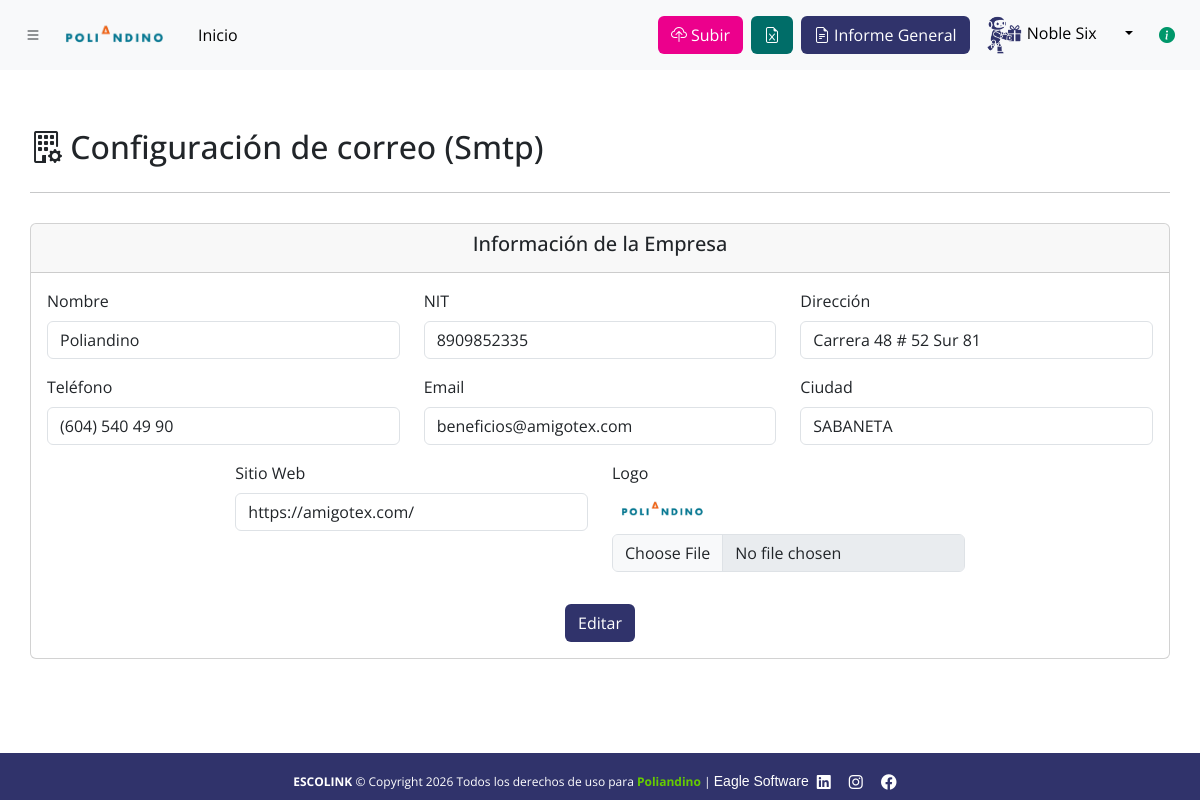
Page /companyConfig.php (signed in) on the committed database.
### tables this page shows
CREATE TABLE `company` (
  `id` int(11) NOT NULL,
  `nombre` varchar(100) NOT NULL,
  `nit` varchar(15) NOT NULL,
  `direccion` varchar(255) NOT NULL,
  `telefono` varchar(15) NOT NULL,
  `logo` varchar(255) NOT NULL,
  `email` varchar(266) NOT NULL,
  `ciudad` varchar(255) NOT NULL,
  `web` varchar(255) NOT NULL
);

### components/sliderBar.php (called while the page is built, shortened)
<?php include("controller/footer.php"); ?>

### components/filters/takeUser.php (called while the page is built, shortened)
<?php
function obtenerInformacionUsuario()
{
    if (isset($_SESSION['loggedin'], $_SESSION['nombre'], $_SESSION['rol'], $_SESSION['username'], $_SESSION['foto'], $_SESSION['extra_rol']) && $_SESSION['loggedin'] === true) {
        $mensajeRol = rolUsuario($_SESSION['rol']);
        $mensajeExtraRol = extraRolUsuario($_SESSION['extra_rol']);
        return [
            'nombre' => htmlspecialchars($_SESSION['nombre']),
            'rol' => $mensajeRol,
            'extra_rol' => $mensajeExtraRol,
            'usuario' => htmlspecialchars($_SESSION['username']),
            'foto' => htmlspecialchars($_SESSION['foto'])
        ];
    }
}
function rolUsuario($rol)
{
    switch ($rol) {
        case 1:
            return "Administrador";
    }
}
function extraRolUsuario($extra_rol)
{
    switch ($extra_rol) {
        default:
            return "Extra rol no definido";
    }
}
?>

### components/company/viewCompanyInfo.php (the view, shortened to what this page needs)
<?php
$query = "SELECT * FROM company LIMIT 1";
$result = $conn->query($query);
$company = $result->fetch_assoc();
?>
<div class="card mt-4">
    <div class="card-header text-center">
        <h5>Información de la Empresa</h5>
    </div>
    <div class="card-body">
        <form id="companyForm" enctype="multipart/form-data">
            <div class="row justify-content-center">
                <div class="col-4 mb-3">
                    <label for="nombre" class="form-label">Nombre</label>
                    <input type="text" class="form-control" id="nombre" name="nombre" value="<?php echo htmlspecialchars($company['nombre'] ?? 'Sin configurar'); ?>" readonly>
                </div>
                <div class="col-4 mb-3">
                    <label for="nit" class="form-label">NIT</label>
                    <input type="text" class="form-control" id="nit" name="nit" value="<?php echo htmlspecialchars($company['nit'] ?? 'Sin configurar'); ?>" readonly>
                </div>
                <div class="col-4 mb-3">
                    <label for="direccion" class="form-label">Dirección</label>
                    <input type="text" class="form-control" id="direccion" name="direccion" value="<?php echo htmlspecialchars($company['direccion'] ?? 'Sin configurar'); ?>" readonly>
                </div>
                <div class="col-4 mb-3">
                    <label for="telefono" class="form-label">Teléfono</label>
                    <input type="text" class="form-control" id="telefono" name="telefono" value="<?php echo htmlspecialchars($company['telefono'] ?? 'Sin configurar'); ?>" readonly>
                </div>
                <div class="col-4 mb-3">
                    <label for="email" class="form-label">Email</label>
                    <input type="email" class="form-control" id="email" name="email" value="<?php echo htmlspecialchars($company['email'] ?? 'Sin configurar'); ?>" readonly>
                </div>
                <div class="col-4 mb-3">
                    <label for="ciudad" class="form-label">Ciudad</label>
                    <input type="text" class="form-control" id="ciudad" name="ciudad" value="<?php echo htmlspecialchars($company['ciudad'] ?? 'Sin configurar'); ?>" readonly>
                </div>
                <div class="col-4 mb-3">
                    <label for="web" class="form-label">Sitio Web</label>
                    <input type="url" class="form-control" id="web" name="web" value="<?php echo htmlspecialchars($company['web'] ?? 'Sin configurar'); ?>" readonly>
                </div>
                <div class="col-4 mb-3">
                    <label for="logo" class="form-label">Logo</label>
                    <?php if (!empty($company['logo'])): ?>
                        <div class="mb-2">
                            <img src="img/logos/<?php echo htmlspecialchars($company['logo']); ?>" alt="Logo actual" style="max-width: 100px; max-height: 100px;">
                        </div>
                    <?php endif; ?>
                    <input type="file" class="form-control" id="logo" name="logo" accept="image/*" disabled>
                </div>
            </div>
            <div class="text-center mt-3">
                <button type="button" class="btn bg-indigo-dark text-white" id="editBtn">Editar</button>
            </div>
        </form>
    </div>
</div>

### controller/header.php (shortened to what this page needs)
<?php
$rol = $infoUsuario['rol'];
$query = "SELECT logo FROM company LIMIT 1";
$result = $conn->query($query);
$company = $result->fetch_assoc();
$logo = $company['logo'] ?? 'gf_header.png';
?>
<nav class="navbar navbar-expand-lg bg-body-tertiary fixed-top">
    <div class="container-fluid">
        <button class="btn btn-tertiary mr-3" type="button" data-bs-toggle="offcanvas" data-bs-target="#offcanvasWithBothOptions" aria-controls="offcanvasWithBothOptionsLabel">
            <i class="bi bi-list"></i>
        </button>
        <a class="navbar-brand" href="main.php"><img src="img/logos/<?php echo htmlspecialchars($logo); ?>" alt="logo" width="120px"></a>
        <div class="collapse navbar-collapse" id="navbarSupportedContent">
            <ul class="navbar-nav me-auto mb-2 mb-lg-0">
                <li class="nav-item">
                    <a class="nav-link active" aria-current="page" href="main.php">Inicio</a>
                </li>
            </ul>
        </div>
        <?php if ($rol === 'Administrador' || $rol === 'Control maestro'): ?>
            <button id="btnSubirBase" class="btn bg-magenta-dark me-2 text-white" type="button">
                <i class="bi bi-cloud-upload me-1"></i>Subir
            </button>
            <button id="btnDescargarPlantilla" class="btn bg-teal-dark text-white me-2" type="button">
                <i class="bi bi-file-earmark-excel"></i>
            </button>
            <button id="btnInformeGeneral" class="btn bg-indigo-dark text-white" type="button">
                <i class="bi bi-file-earmark-text me-1"></i>Informe General
            </button>
        <?php endif; ?>
        <div class="dropdown">
            <button class="btn btn-light dropdown-toggle" type="button" id="dropdownMenuButton" data-bs-toggle="dropdown" aria-expanded="false">
                <img src="<?php echo htmlspecialchars($infoUsuario['foto']); ?>" alt="Perfil" class="rounded-circle" width="40" height="40">
                <?php echo htmlspecialchars($infoUsuario['nombre']); ?>
                <button type="button" class="btn" data-bs-toggle="popover" data-bs-placement="top" data-bs-content="<?php echo htmlspecialchars($infoUsuario['rol']); ?>" data-bs-trigger="hover">
                    <i class="bi bi-info-circle-fill colorVerde" style="color: #00976a;"></i>
                </button>
            </button>
        </div>
    </div>
</nav>

### controller/footer.php (shortened to what this page needs)
<footer class="text-center text-lg-start text-light fixed-bottom bg-indigo-dark text-white d-flex align-items-center justify-content-center" style="max-height:55px;">
    <div class="text-center pb-2 w-100">
        <?php
         $queryCompany = mysqli_query($conn, "SELECT nombre,nit FROM company");
         while ($empresaLog = mysqli_fetch_array($queryCompany)) {
           $empresa = $empresaLog['nombre'] . '</label>';
         }
        ?>
        <br>
        <b>ESCOLINK</b> &copy; Copyright <?php echo date("Y"); ?> Todos los derechos de uso para <label class="text-lime-dark"><b><?php echo $empresa ?> </b></label>|
        <span class="footer-social-group">
            <a class="eagle-link-footer" href="https://agenciaeaglesoftware.com/" target="_blank">Eagle Software</a>
            <a href="https://www.linkedin.com/company/89372098/admin/feed/posts/" target="_blank" class="linkFooter"><i class="fa-brands fa-linkedin redes"></i></a>
            <a href="https://www.instagram.com/eaglesoftwares/" target="_blank" class="linkFooter"><i class="fa-brands fa-instagram redes"></i></a>
            <a href="https://www.facebook.com/eaglesoftwares/" target="_blank" class="linkFooter"><i class="fa-brands fa-facebook redes"></i></a>
        </span>
    </div>
</footer>

### css/estilo.css (style rules this page uses)
:root { --colorPrimario:#ec008c; --colorVerde:#00976a --blanco:#fff; --bs-primary-light: #cce5ff; --bs-primary-dark: #004085; --bs-secondary-light: #e2e3e5; --bs-secondary-dark: #383d41; --bs-success-light: #d4edda; --bs-success-dark: #155724; --bs-danger-light: #f8d7da; --bs-danger-dark: #721c24; --bs-warning-light: #fff3cd; --bs-warning-dark: #856404; --bs-info-light: #d1ecf1; --bs-info-dark: #0c5460; --bs-light-gray: #f8f9fa; --bs-dark-gray: #343a40; }
* { margin: 0; padding: 0; box-sizing: border-box; font-family: "Open Sans"; }
.colorVerde { color: var(--colorVerde); }
footer { position: relative; bottom: 0; left: 0; right: 0; background-color: #333; color: white; text-align: center; font-size: 12px; }
.redes { float: right; font-size: 16px; padding-right: 10px; }
.linkFooter { text-decoration: none; color: white; }
html, body { height: 100%; }

### css/slidebar.css (style rules this page uses)
:root { --colorPrimario: #ec008c; --blanco: #fff; }

### css/contadores.css (style rules this page uses)
:root { --bs-purple-light: #e0c3fc; --bs-purple-dark: #5d3fd3; --bs-teal-light: #b2f0e5; --bs-teal-dark: #006d68; --bs-amber-light: #ffe7b2; --bs-amber-dark: #bf6900; --bs-pink-light: #ffccd5; --bs-pink-dark: #b53471; --bs-indigo-light: #d4d7ff; --bs-indigo-dark: #30336b; --bs-gray-light: #f4f6f7; --bs-gray-dark: #495057; --bs-magenta-dark:#ec008c; --bs-magenta-light:#f5a6c2; --bs-lime-light: #e6ffcc; --bs-lime-dark: #66cc00; --bs-orange-light: #ffd8b2; --bs-orange-dark: #e67300; --bs-red-dark: #990000; --bs-blue-dark: #001f3f; --bs-brown-light: #d7b49e; --bs-brown-dark: #6b4226; --bs-cyan-light: #d0f7f9; --bs-cyan-dark: #007a7a; --bs-silver: #c0c0c0; }
.bg-magenta-dark { background-color: var(--bs-magenta-dark) !important; color: white; }
.bg-teal-dark { background-color: var(--bs-teal-dark) !important; color: white; }
.bg-indigo-dark { background-color: var(--bs-indigo-dark) !important; color: white; }
.text-lime-dark { color: var(--bs-lime-dark) !important; }
.card-body { display: flex; align-items: center; }

### css/dataTables.css (style rules this page uses)
:root { --dt-row-selected: 13, 110, 253;--dt-row-selected-text: 255, 255, 255;--dt-row-selected-link: 9, 10, 11;--dt-row-stripe: 0, 0, 0;--dt-row-hover: 0, 0, 0;--dt-column-ordering: 0, 0, 0;--dt-html-background: white }

### controller/footer.php (style rules this page uses)
.eagle-link-footer { font-family: 'Sparose', sans-serif !important; font-size: 14px; color: #fff !important; text-decoration: none !important; font-weight: normal; }
.footer-social-group { display: inline-flex; align-items: center; gap: 8px; }

### rows in the picture
company: logo (picture), nombre "Poliandino", nit "8909852335", direccion "Carrera 48 # 52 Sur 81", telefono "(604) 540 49 90", email "beneficios@amigotex.com", ciudad "SABANETA", web "https://amigotex.com/"

### other values in the picture
$infoUsuario['nombre'] "Noble Six"
